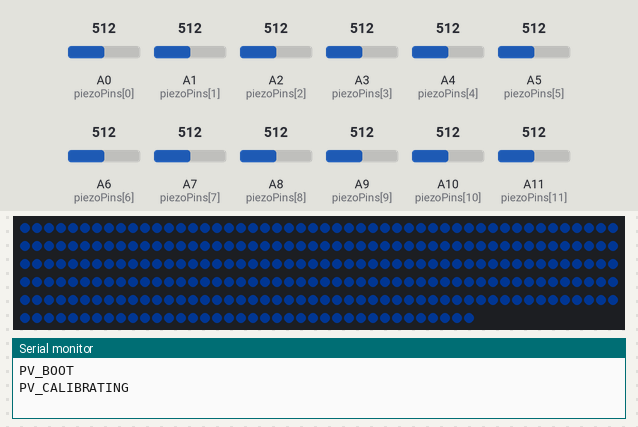
This sketch was run on a simulated Arduino Mega 2560, built with avr-gcc and run on an emulated ATmega2560. Shown: 288 RGB LEDs in strip order, left to right, continuing on the next row, the last lines printed to the serial monitor. The test bench sets the inputs (shaded band); at power-on: A2 (piezoPins[2]) = 512, A1 (piezoPins[1]) = 512, A11 (piezoPins[11]) = 512, A0 (piezoPins[0]) = 512, A3 (piezoPins[3]) = 512, A4 (piezoPins[4]) = 512, A5 (piezoPins[5]) = 512, A6 (piezoPins[6]) = 512, A7 (piezoPins[7]) = 512, A8 (piezoPins[8]) = 512, A9 (piezoPins[9]) = 512, A10 (piezoPins[10]) = 512. Dim RGB values are drawn brighter than linear; random numbers use the default seed unless the sketch sets one.

Above: at 4.2 s.
At 11.5 s:
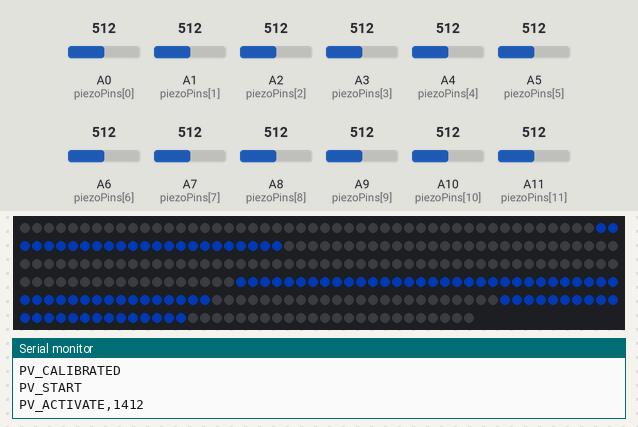
11.6 s: A2 (piezoPins[2]) set to 577
14.6 s: A2 (piezoPins[2]) set to 610
At 14.8 s:
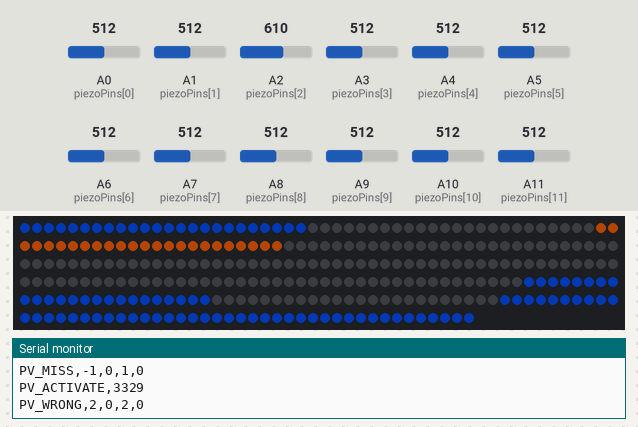
17.1 s: A1 (piezoPins[1]) set to 716
At 19.2 s:
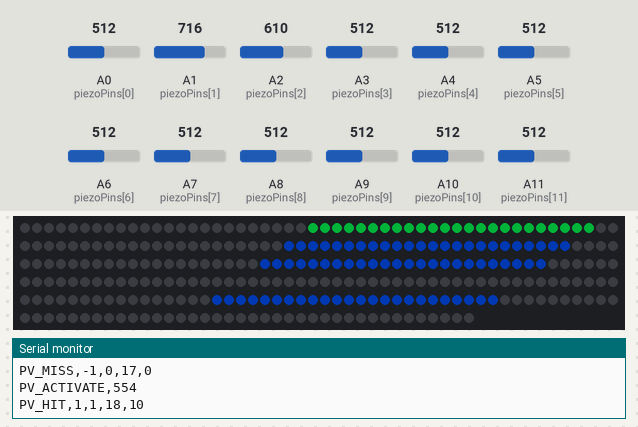
20.1 s: A1 (piezoPins[1]) set to 90
23.1 s: A11 (piezoPins[11]) set to 579
26.1 s: A11 (piezoPins[11]) set to 609
At 33.9 s:
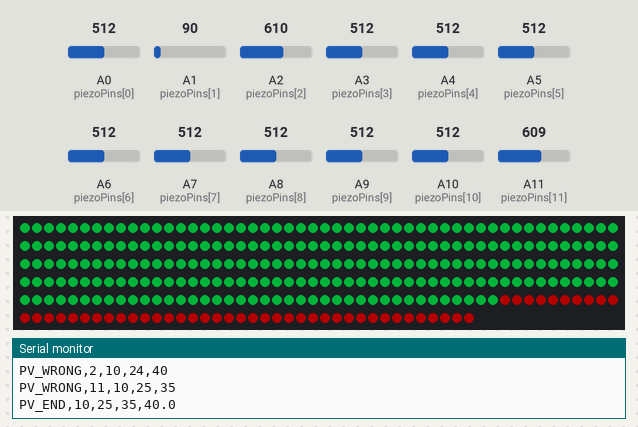

Measured:
- the behaviour switches between 592 and 593 on A2 (piezoPins[2]) (found by bisection; images 1 and 2)
- the behaviour switches between 592 and 593 on A11 (piezoPins[11]) (found by bisection; images 3 and 4)
- what the display in image 0 shows lasts 6.2 s, from 4.2 s to 10.4 s

The sketch:

final_code_12_pads.ino
```cpp
// ============================================================
//  PROJECT VECTOR — Firmware FINAL (no buzzer, no button)
//  Arduino Mega 2560
//  12 pads · 24 LEDs per ring · 4 active at once
//  Piezos: A0–A11
//  LED data: pin 6 · LED power: 5V external
//  Game starts automatically after calibration
//  Game ends after 25 attempts then auto-restarts
// ============================================================

#include <Adafruit_NeoPixel.h>

#define LED_PIN  6

const int NUM_PADS      = 12;
const int LEDS_PER_RING = 24;
const int NUM_LEDS      = NUM_PADS * LEDS_PER_RING;
const int ACTIVE_COUNT  = 4;
const int TOTAL_ROUNDS  = 25;

const int piezoPins[NUM_PADS] = {
  A0, A1, A2,  A3,
  A4, A5, A6,  A7,
  A8, A9, A10, A11
};

#define BRIGHTNESS  60

int SPIKE_THRESHOLD = 80;
int DEBOUNCE_MS     = 300;

const unsigned long PAD_TIMEOUT_MS   = 4000;
const unsigned long RESTART_DELAY_MS = 3000;  // pause before auto-restart

int baseline[NUM_PADS];

Adafruit_NeoPixel strip(NUM_LEDS, LED_PIN, NEO_GRB + NEO_KHZ800);

uint32_t COL_TARGET;
uint32_t COL_HIT;
uint32_t COL_WRONG;
uint32_t COL_MISS;
uint32_t COL_GOLD;
uint32_t COL_OFF;

enum GameState { PLAYING, GAME_OVER_ANIM };
GameState state = PLAYING;

bool          activePads[NUM_PADS];
int           points        = 0;
int           totalHits     = 0;
int           totalAttempts = 0;
unsigned long padLitTime    = 0;
unsigned long lastHitTime[NUM_PADS];

void lightRing(int pad, uint32_t color) {
  int start = pad * LEDS_PER_RING;
  for (int i = 0; i < LEDS_PER_RING; i++)
    strip.setPixelColor(start + i, color);
}

void clearAll() { strip.clear(); strip.show(); }

void showActiveSet() {
  for (int p = 0; p < NUM_PADS; p++)
    lightRing(p, activePads[p] ? COL_TARGET : COL_OFF);
  strip.show();
}

void sendEvent(const char* type, int pad, int hits, int attempts, int pts) {
  Serial.print(type);
  Serial.print(","); Serial.print(pad);
  Serial.print(","); Serial.print(hits);
  Serial.print(","); Serial.print(attempts);
  Serial.print(","); Serial.println(pts);
}

void calibrateBaselines() {
  Serial.println("PV_CALIBRATING");
  // Blue sweep animation while calibrating
  for (int i = 0; i < NUM_LEDS; i++) {
    strip.setPixelColor(i, strip.Color(0, 30, 80));
    strip.show();
    delay(3);
  }
  for (int p = 0; p < NUM_PADS; p++) {
    long sum = 0;
    for (int s = 0; s < 100; s++) {
      sum += analogRead(piezoPins[p]);
      delay(5);
    }
    baseline[p] = sum / 100;
    Serial.print("PV_BASELINE,");
    Serial.print(p);
    Serial.print(",");
    Serial.println(baseline[p]);
  }
  clearAll();
  Serial.println("PV_CALIBRATED");
}

void activateNewSet() {
  memset(activePads, false, sizeof(activePads));
  int picked = 0;
  while (picked < ACTIVE_COUNT) {
    int c = random(0, NUM_PADS);
    if (!activePads[c]) { activePads[c] = true; picked++; }
  }
  padLitTime = millis();
  showActiveSet();
  int mask = 0;
  for (int p = 0; p < NUM_PADS; p++)
    if (activePads[p]) mask |= (1 << p);
  Serial.print("PV_ACTIVATE,");
  Serial.println(mask);
}

void gameOverSequence() {
  state = GAME_OVER_ANIM;
  clearAll();

  // Gold flash
  for (int f = 0; f < 4; f++) {
    for (int i = 0; i < NUM_LEDS; i++)
      strip.setPixelColor(i, COL_GOLD);
    strip.show();
    delay(250);
    clearAll();
    delay(120);
  }

  // Show results on rings: green = hits, red = misses
  for (int p = 0; p < NUM_PADS && p < totalHits; p++)
    lightRing(p, COL_HIT);
  for (int p = totalHits; p < NUM_PADS && p < totalAttempts; p++)
    lightRing(p, COL_MISS);
  strip.show();

  float accuracy = totalAttempts > 0
    ? (float)totalHits / totalAttempts * 100.0f : 0.0f;

  Serial.print("PV_END,");
  Serial.print(totalHits);     Serial.print(",");
  Serial.print(totalAttempts); Serial.print(",");
  Serial.print(points);        Serial.print(",");
  Serial.println(accuracy, 1);

  // Pause then auto-restart
  delay(RESTART_DELAY_MS);
  startGame();
}

void registerHit(int pad) {
  totalHits++;
  totalAttempts++;
  points += 10;
  lightRing(pad, COL_HIT);
  strip.show();
  sendEvent("PV_HIT", pad, totalHits, totalAttempts, points);
  delay(200);
  if (totalAttempts >= TOTAL_ROUNDS) { gameOverSequence(); return; }
  activateNewSet();
}

void registerWrongHit(int pad) {
  totalAttempts++;
  points = max(0, points - 5);
  lightRing(pad, COL_WRONG);
  strip.show();
  sendEvent("PV_WRONG", pad, totalHits, totalAttempts, points);
  delay(200);
  if (totalAttempts >= TOTAL_ROUNDS) { gameOverSequence(); return; }
  showActiveSet();
}

void registerMiss() {
  totalAttempts++;
  for (int p = 0; p < NUM_PADS; p++)
    if (activePads[p]) lightRing(p, COL_MISS);
  strip.show();
  sendEvent("PV_MISS", -1, totalHits, totalAttempts, points);
  delay(300);
  if (totalAttempts >= TOTAL_ROUNDS) { gameOverSequence(); return; }
  activateNewSet();
}

void startGame() {
  state         = PLAYING;
  points        = 0;
  totalHits     = 0;
  totalAttempts = 0;
  memset(activePads, false, sizeof(activePads));
  for (int i = 0; i < NUM_PADS; i++) lastHitTime[i] = 0;
  Serial.println("PV_START");
  activateNewSet();
}

void setup() {
  Serial.begin(115200);
  Serial.println("PV_BOOT");

  strip.begin();
  strip.setBrightness(BRIGHTNESS);
  strip.show();

  COL_TARGET = strip.Color(0,   80,  255);
  COL_HIT    = strip.Color(0,   255, 80);
  COL_WRONG  = strip.Color(255, 100, 0);
  COL_MISS   = strip.Color(255, 0,   0);
  COL_GOLD   = strip.Color(255, 200, 0);
  COL_OFF    = strip.Color(0,   0,   0);

  randomSeed(analogRead(A12));

  // Calibrate then start immediately
  calibrateBaselines();
  startGame();
}

void loop() {
  if (state == PLAYING) {
    if (millis() - padLitTime > PAD_TIMEOUT_MS) {
      registerMiss();
      return;
    }
    for (int pad = 0; pad < NUM_PADS; pad++) {
      int raw   = analogRead(piezoPins[pad]);
      int delta = raw - baseline[pad];
      bool pastDebounce = (millis() - lastHitTime[pad]) > (unsigned long)DEBOUNCE_MS;
      if (delta > SPIKE_THRESHOLD && pastDebounce) {
        lastHitTime[pad] = millis();
        if (activePads[pad]) registerHit(pad);
        else                 registerWrongHit(pad);
        return;
      }
    }
  }
}
```
